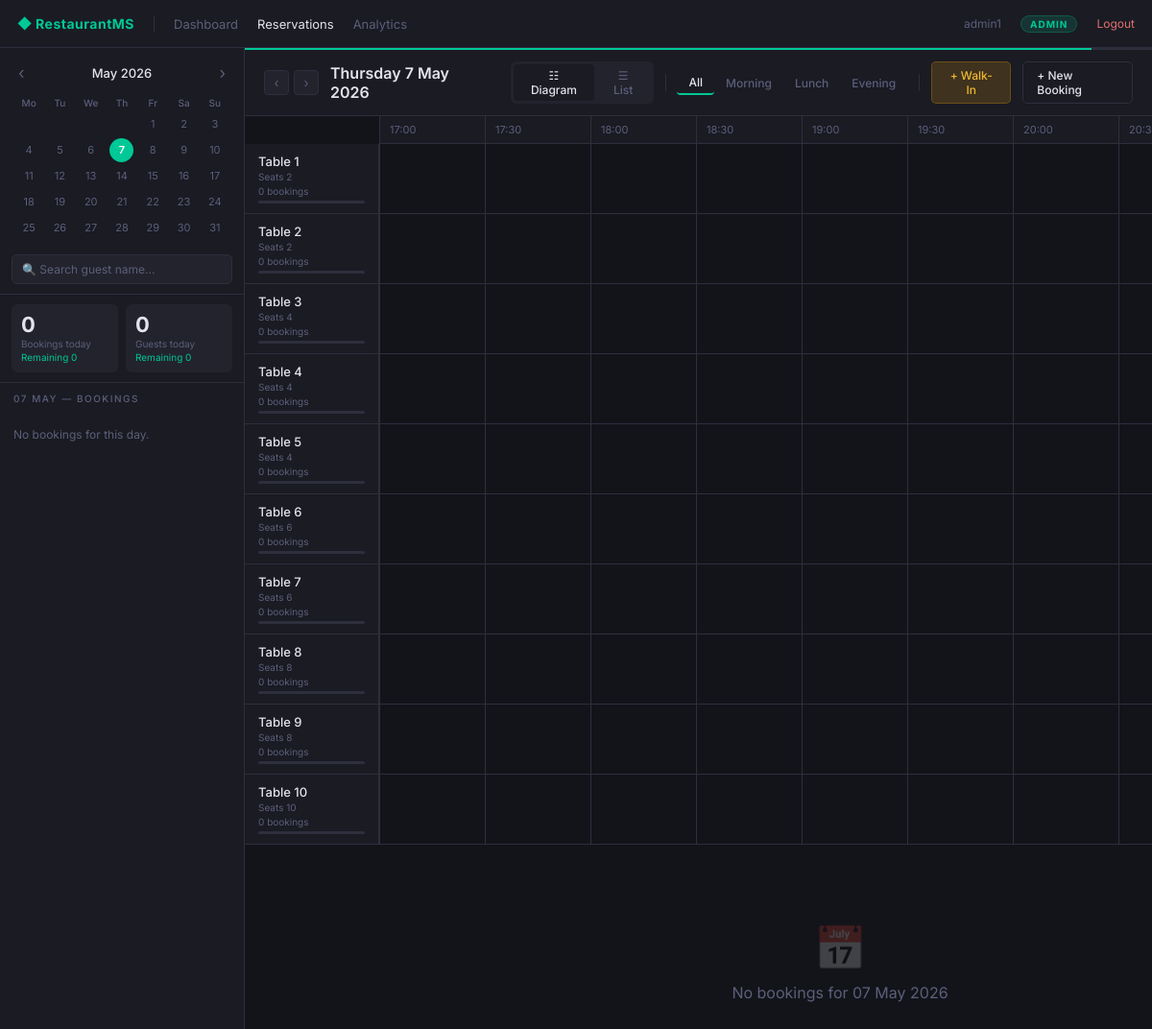
Screenshot of /admin/reservations.php (signed in) with the database file from the repository.
### tables this page shows
CREATE TABLE IF NOT EXISTS `tables` (
    id           INT         NOT NULL AUTO_INCREMENT PRIMARY KEY,
    table_number INT         NOT NULL UNIQUE,
    capacity     INT         NOT NULL DEFAULT 4,
    status       ENUM('available','occupied','reserved') NOT NULL DEFAULT 'available'
);

### admin/reservations.php (the view, shortened to what this page needs)
<?php
include("../config/db.php");
$role     = $_SESSION['user']['role'];
$username = $_SESSION['user']['username'];
$is_admin  = ($role === 'admin');
$is_waiter = ($role === 'waiter');
$can_act   = ($is_admin || $is_waiter);
$date      = $_GET['date'] ?? date('Y-m-d');
$prev_date = date('Y-m-d', strtotime("$date -1 day"));
$next_date = date('Y-m-d', strtotime("$date +1 day"));
$fmt_long  = date('l j F Y', strtotime($date));
$cal_y = (int)substr($date,0,4); $cal_m = (int)substr($date,5,2);
$tables_res = $conn->query("SELECT * FROM tables ORDER BY id");
$tables_arr = $tables_res->fetch_all(MYSQLI_ASSOC);
$bs = $conn->prepare("SELECT * FROM bookings WHERE booking_date=? AND status != 'cancelled' ORDER BY booking_time ASC");
$bs->bind_param("s",$date); $bs->execute();
$bookings_arr = $bs->get_result()->fetch_all(MYSQLI_ASSOC);
$total_b = count($bookings_arr);
$total_g = array_sum(array_column($bookings_arr,'num_guests'));
$active  = array_filter($bookings_arr, fn($b)=>!in_array($b['status'],['completed','cancelled']));
$rem_g   = array_sum(array_column($active,'num_guests'));
$table_bk_count = [];
function miniCal($y,$m,$sel) {
    $py=$m===1?$y-1:$y; $pm=$m===1?12:$m-1;
    $ny=$m===12?$y+1:$y; $nm=$m===12?1:$m+1;
    $ft=mktime(0,0,0,$m,1,$y); $dim=date('t',$ft); $dow=(int)date('N',$ft); $td=date('Y-m-d');
    $h='<div class="mc"><div class="mc-hd">';
    $h.="<a href='?cal={$py}-{$pm}&date=$sel'>&#8249;</a><span>".date('F Y',$ft)."</span><a href='?cal={$ny}-{$nm}&date=$sel'>&#8250;</a></div>";
    $h.='<table><tr>';
    foreach(['Mo','Tu','We','Th','Fr','Sa','Su'] as $d) $h.="<th>$d</th>";
    $h.='</tr><tr>';
    for($i=1;$i<$dow;$i++) $h.='<td></td>';
    $col=$dow;
    for($d=1;$d<=$dim;$d++){
        $ds=sprintf('%04d-%02d-%02d',$y,$m,$d); $c='';
        if($ds===$td) $c.=' mc-td'; if($ds===$sel) $c.=' mc-sel';
        $h.="<td class='mc-day$c'><a href='?date=$ds'>$d</a></td>";
        if($col%7===0&&$d<$dim) $h.='</tr><tr>';
        $col++;
    }
    return $h.'</tr></table></div>';
}
$sc=['confirmed'=>['#0d9e78','#0a7d61'],'pending'=>['#d4920a','#b07a08'],
     'seated'   =>['#2271d4','#1a5aaa'],'completed'=>['#4a4e5a','#3a3e48'],
     'cancelled'=>['#c0392b','#962d22']];
$back=['admin'=>'../admin/dashboard.php','waiter'=>'../waiter/dashboard.php',
       'kitchen'=>'../kitchen/dashboard.php','cashier'=>'../cashier/dashboard.php'];
?>
<!DOCTYPE html>
<html lang="en">
<head>
<link rel="stylesheet" href="https://cdnjs.cloudflare.com/ajax/libs/font-awesome/6.5.0/css/all.min.css">
</head>
<body>
<div class="topbar">
  <span class="brand">&#9670; RestaurantMS</span>
  <a href="<?php echo $back[$role]; ?>" class="tb-nav">Dashboard</a>
  <a href="reservations.php" class="active tb-nav">Reservations</a>
  <?php if($is_admin): ?><a href="analytics.php" class="tb-nav">Analytics</a><?php endif; ?>
  <span class="tb-uname" style="font-size:12px;color:var(--mut);"><?php echo htmlspecialchars($username); ?></span>
  <span class="rbadge <?php echo $role; ?>"><?php echo $role; ?></span>
  <a href="../auth/logout.php" style="color:#e07070;font-size:12px;white-space:nowrap;">Logout</a>
</div>
<div class="layout">
<div class="sidebar" id="mainSidebar">
  <?php echo miniCal($cal_y,$cal_m,$date); ?>
  <div class="search-wrap">
    <input type="text" id="search-input" placeholder="&#128269; Search guest name...">
  </div>
  <div class="day-stats">
    <div class="sbox">
      <div class="sv"><?php echo $total_b; ?></div>
      <div class="sl">Bookings today</div>
      <div class="sr">Remaining <?php echo count($active); ?></div>
    </div>
    <div class="sbox">
      <div class="sv"><?php echo $total_g; ?></div>
      <div class="sl">Guests today</div>
      <div class="sr">Remaining <?php echo $rem_g; ?></div>
    </div>
  </div>
  <div class="bl-hdr"><?php echo date('d M', strtotime($date)); ?> — Bookings</div>
  <div id="bl">
  <?php if(empty($bookings_arr)): ?>
    <div style="padding:18px 14px;font-size:12px;color:var(--mut);">No bookings for this day.</div>
  <?php else: foreach($bookings_arr as $i=>$b):
    $c=$sc[$b['status']]??$sc['pending'];
    $ft=date('H:i',strtotime($b['booking_time']));
  ?>
    <div class="bitem" data-id="<?php echo $b['id'];?>" data-name="<?php echo htmlspecialchars(strtolower($b['customer_name']));?>"
         onclick="openDetail(<?php echo $i;?>)">
      <div class="bi-dot" style="background:<?php echo $c[0];?>;"></div>
      <div class="bi-info">
        <div class="bi-name"><?php echo htmlspecialchars($b['customer_name']);?></div>
        <div class="bi-sub"><?php echo $ft;?> &middot; Table <?php echo $b['assigned_table'];?></div>
      </div>
      <div class="bi-meta">
        <div class="bi-g"><?php echo $b['num_guests'];?> &#128100;</div>
        <div class="bi-t"><span class="sb sb-<?php echo $b['status'];?>"><?php echo $b['status'];?></span></div>
      </div>
    </div>
  <?php endforeach; endif; ?>
  </div>
</div>
<div class="main">
  <div class="refresh-bar"><div class="refresh-prog" id="ref-prog"></div></div>
  <div class="dhdr">
    <div class="dbtns">
      <a href="?date=<?php echo $prev_date;?>&cal=<?php echo date('Y-n',strtotime($prev_date));?>">&#8249;</a>
      <a href="?date=<?php echo $next_date;?>&cal=<?php echo date('Y-n',strtotime($next_date));?>">&#8250;</a>
    </div>
    <div class="dlabel"><?php echo $fmt_long;?></div>
    <div class="vtabs">
      <button class="vtab active" id="tab-d" onclick="switchView('d')">&#9783; Diagram</button>
      <button class="vtab"        id="tab-l" onclick="switchView('l')">&#9776; List</button>
    </div>
    <div class="ftabs">
      <button class="ftab active" onclick="filterTime('all',this)">All</button>
      <button class="ftab"        onclick="filterTime('morning',this)">Morning</button>
      <button class="ftab"        onclick="filterTime('lunch',this)">Lunch</button>
      <button class="ftab"        onclick="filterTime('evening',this)">Evening</button>
    </div>
    <?php if($can_act):?>
    <button class="btn btn-warn" onclick="openWalkIn()">&#43; Walk-In</button>
    <a href="../reserve.php" class="btn btn-ol" target="_blank">&#43; New Booking</a>
    <?php endif;?>
  </div>
  <div id="vdiagram">
  <div class="tl-wrap" id="tl-wrap">
    <div class="tl-top" id="tl-top">
      <?php for($t=T_S;$t<T_E;$t+=30):
        $slotIdx = ($t-T_S)/30;
        echo "<div class='tl-slt' id='slot-$slotIdx'>".sprintf('%02d:%02d',$t/60,$t%60)."</div>";
      endfor; ?>
    </div>
    <?php foreach($tables_arr as $table):
      $cnt = $table_bk_count[$table['id']] ?? 0;
      $occ = min(100, round($cnt / max(1,$total_b > 0 ? ceil($total_b/count($tables_arr)) : 1) * 100));
    ?>
    <div class="tl-row" data-table-id="<?php echo $table['id'];?>">
      <div class="tl-lbl">
        <div class="ln">Table <?php echo $table['id'];?></div>
        <div class="lc">Seats <?php echo $table['capacity'];?></div>
        <div class="lo" style="color:<?php echo $cnt>0?'var(--acc)':'var(--mut)';?>"><?php echo $cnt;?> booking<?php echo $cnt!=1?'s':'';?></div>
        <div class="occ-bar"><div class="occ-fill" style="width:<?php echo $occ;?>%"></div></div>
      </div>
      <div class="tl-grid">
        <?php for($t=T_S;$t<T_E;$t+=30): ?>
        <div class="tl-cell"></div>
        <?php endfor; ?>
      </div>
    </div>
    <?php endforeach; ?>
    <?php if(empty($bookings_arr)): ?>
    <div class="empty"><div class="empty-icon">&#128197;</div><p>No bookings for <?php echo date('d F Y',strtotime($date));?></p></div>
    <?php endif; ?>
  </div>
  </div>
</div>
</div>
</body>
</html>

### rows the page displays
tables: id "1", capacity "2", id "0", shows "s"
tables: id "2", capacity "2", id "0", shows "s"
tables: id "3", capacity "4", id "0", shows "s"
tables: id "4", capacity "4", id "0", shows "s"
tables: id "5", capacity "4", id "0", shows "s"
tables: id "6", capacity "6", id "0", shows "s"
tables: id "7", capacity "6", id "0", shows "s"
tables: id "8", capacity "8", id "0", shows "s"
tables: id "9", capacity "8", id "0", shows "s"
tables: id "10", capacity "10", id "0", shows "s"

### other values shown
$username "admin1"
$role "ADMIN"
date('F Y',$ft) "May 2026"
$d "Mo"
$d "Tu"
$d "We"
$d "Th"
$d "Fr"
$d "Sa"
$d "Su"
$total_b "0"
count($active) "0"
$total_g "0"
$rem_g "0"
date('d M', strtotime($date)) "07 MAY"
